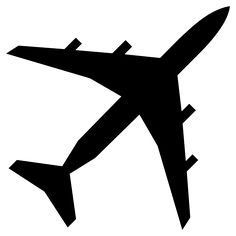
#> input picture images/plane.jpg, 236 x 236 px
$ python contour.py   (older library calls are emulated)
#> lines starting #> are read from the running program, lines starting #| are printed output that depends on the picture; after the words box and inside, x2 and y2 are one past the last pixel; in counts of white or black regions, pixels touching at a corner belong together
import cv2
import matplotlib.pyplot as plt
import numpy as np

img = cv2.imread('./images/plane.jpg')
#> img is the input picture: shape (236, 236, 3); min 0, max 255, mean 189.5
img_gray = cv2.cvtColor(img, cv2.COLOR_BGR2GRAY)

ret, thresh = cv2.threshold(img_gray, 127, 255, 0)
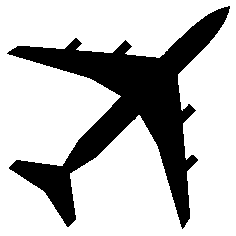
#> thresh: shape (236, 236); 74.3% white; 1 black region

img2, contours, hierachy = cv2.findContours(thresh, cv2.RETR_TREE,
                                            cv2.CHAIN_APPROX_SIMPLE)
#> contours = 2 contours; box (x1, y1, x2, y2) and area: (0, 0, 236, 236) 55225, (6, 5, 231, 230) 14858

# [11 lines of commented-out code are left out]
for i in range(len(contours)):
    if hierachy[0][i][3] != -1:
        cv2.drawContours(img, contours, i, (255, 0, 0), 2)
#> this loop made 2 passes
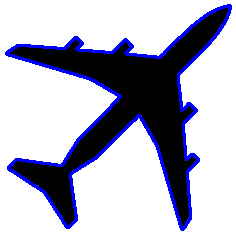
#> img: shape (236, 236, 3); 7.45% of pixels changed, all inside (x1, y1, x2, y2) = (5, 4, 232, 231)

plt.imshow(img)
plt.show()
